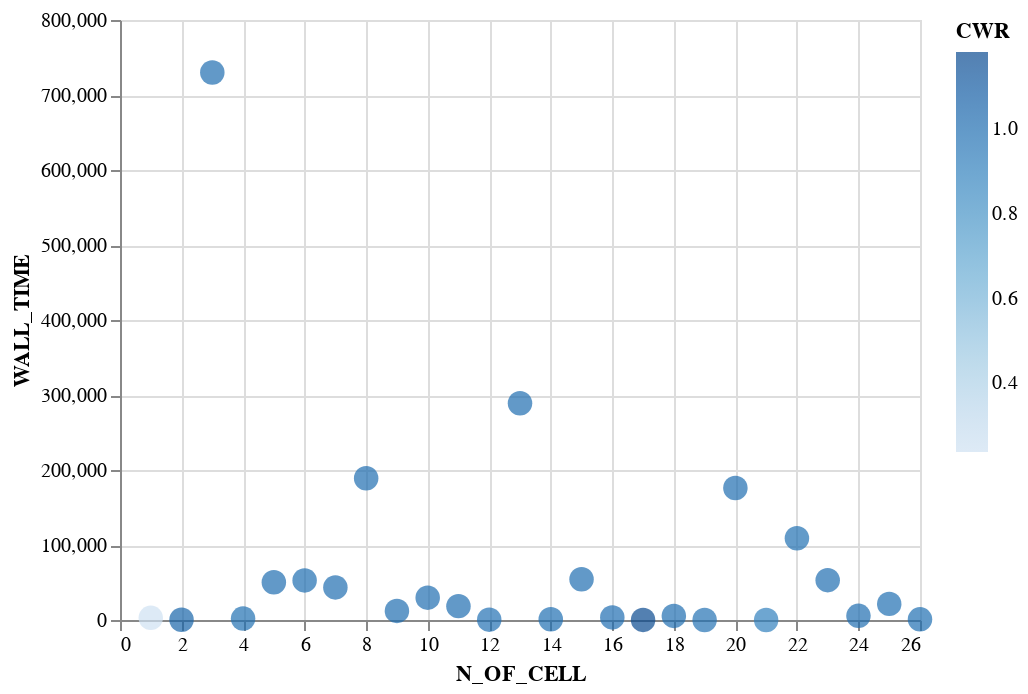

The notebook cell this image was saved under:
### Markdown cell above
# Profiling
Python and Jupyter offer many tools to benchmark code (e.g. by counting function calls, etc.). Since most of them are too advanced we adopt the simplest one: we use the `%%time` cell magic to time the execution of critical notebook cells. This has the disadvantage of yielding a result dependent on statistical fluctuations (`%%timeit` would be more robust but also time consuming) and on the machine used, but still provides useful and easy to read insight on our code - as long as we only consider "relative" informations.   
The result of such timing on a Google Colab machine yielded the following results:

### Code cell
#measured time = milliseconds
df_profiling = pd.read_csv("dati_per_visualizzare_il_profiling.csv",sep=";")
#CPU to wall time ratio
df_profiling["CWR"] = df_profiling["CPU_TIME"]/df_profiling["WALL_TIME"]
#number of cell
df_profiling["N_OF_CELL"] = df_profiling.index.values + 1
#total execution time in 'x m y s' format (minutes, seconds)
df_profiling["EXEC_TIME"]  = np.floor((df_profiling["WALL_TIME"]*1e-3)/60).astype("int").astype("str") + "m" + " " #minutes
df_profiling["EXEC_TIME"] += np.round(((df_profiling["WALL_TIME"]*1e-3)/60 - np.floor((df_profiling["WALL_TIME"]*1e-3)/60))*60, decimals=3).astype("str") + "s" #seconds

alt.Chart(df_profiling).mark_point(filled=True).encode(
    alt.X("N_OF_CELL"),
    alt.Y("WALL_TIME"),
    alt.Color("CWR"),
    alt.OpacityValue(0.7),
    tooltip = [alt.Tooltip("CELL"),alt.Tooltip("N_OF_CELL"),alt.Tooltip("CWR"),alt.Tooltip("EXEC_TIME")]
).configure_point(size=150)#.interactive()

### Figure 1 — Vega-Lite specification as saved in the notebook (floating-point values rounded to 4 significant figures)
{"config": {"view": {"continuousWidth": 400, "continuousHeight": 300}, "point": {"size": 150}}, "data": {"name": "data-7fbc4b3f140f9be3454f67026f85bda6"}, "mark": {"type": "point", "filled": true}, "encoding": {"color": {"type": "quantitative", "field": "CWR"}, "opacity": {"value": 0.7}, "tooltip": [{"type": "nominal", "field": "CELL"}, {"type": "quantitative", "field": "N_OF_CELL"}, {"type": "quantitative", "field": "CWR"}, {"type": "nominal", "field": "EXEC_TIME"}], "x": {"type": "quantitative", "field": "N_OF_CELL"}, "y": {"type": "quantitative", "field": "WALL_TIME"}}, "$schema": "https://vega.github.io/schema/vega-lite/v4.8.1.json", "datasets": {"data-7fbc4b3f140f9be3454f67026f85bda6": [{"CELL": "data_acquisition", "CPU_TIME": 674.0, "WALL_TIME": 2840.0, "CWR": 0.2373, "N_OF_CELL": 1, "EXEC_TIME": "0m 2.84s"}, {"CELL": "add_time_detector_head_fpga_col", "CPU_TIME": 328.0, "WALL_TIME": 314.0, "CWR": 1.045, "N_OF_CELL": 2, "EXEC_TIME": "0m 0.314s"}, {"CELL": "identify_events", "CPU_TIME": 729000.0, "WALL_TIME": 730000.0, "CWR": 0.9986, "N_OF_CELL": 3, "EXEC_TIME": "12m 10.0s"}, {"CELL": "display_info_after_identify_events", "CPU_TIME": 1930.0, "WALL_TIME": 1950.0, "CWR": 0.9897, "N_OF_CELL": 4, "EXEC_TIME": "0m 1.95s"}, {"CELL": "remove_groups_with_less_than_3_hits", "CPU_TIME": 50300.0, "WALL_TIME": 50300.0, "CWR": 1.0, "N_OF_CELL": 5, "EXEC_TIME": "0m 50.3s"}, {"CELL": "remove_groups_with_no_trigger_act", "CPU_TIME": 53100.0, "WALL_TIME": 52800.0, "CWR": 1.006, "N_OF_CELL": 6, "EXEC_TIME": "0m 52.8s"}, {"CELL": "sort_by_time", "CPU_TIME": 43400.0, "WALL_TIME": 43400.0, "CWR": 1.0, "N_OF_CELL": 7, "EXEC_TIME": "0m 43.4s"}, {"CELL": "remove_events_distributed_along_multiple_detectors", "CPU_TIME": 189000.0, "WALL_TIME": 189000.0, "CWR": 1.0, "N_OF_CELL": 8, "EXEC_TIME": "3m 9.0s"}, {"CELL": "remove_groups_with_less_than_3_hits", "CPU_TIME": 12100.0, "WALL_TIME": 12100.0, "CWR": 1.0, "N_OF_CELL": 9, "EXEC_TIME": "0m 12.1s"}, {"CELL": "remove_groups_with_less_than_3_layers_active", "CPU_TIME": 29900.0, "WALL_TIME": 29800.0, "CWR": 1.003, "N_OF_CELL": 10, "EXEC_TIME": "0m 29.8s"}, {"CELL": "remove_groups_with_multiple_hits_on_same_layer", "CPU_TIME": 18500.0, "WALL_TIME": 18500.0, "CWR": 1.0, "N_OF_CELL": 11, "EXEC_TIME": "0m 18.5s"}, {"CELL": "draw_6_events", "CPU_TIME": 427.0, "WALL_TIME": 435.0, "CWR": 0.9816, "N_OF_CELL": 12, "EXEC_TIME": "0m 0.435s"}, {"CELL": "remove_groups_not_close", "CPU_TIME": 289000.0, "WALL_TIME": 289000.0, "CWR": 1.0, "N_OF_CELL": 13, "EXEC_TIME": "4m 49.0s"}, {"CELL": "draw_6_events", "CPU_TIME": 990.0, "WALL_TIME": 994.0, "CWR": 0.996, "N_OF_CELL": 14, "EXEC_TIME": "0m 0.994s"}, {"CELL": "assign_time_pedestal_drift_times", "CPU_TIME": 54300.0, "WALL_TIME": 54300.0, "CWR": 1.0, "N_OF_CELL": 15, "EXEC_TIME": "0m 54.3s"}, {"CELL": "remove_groups_with_too_large_drift_times", "CPU_TIME": 3400.0, "WALL_TIME": 3410.0, "CWR": 0.9971, "N_OF_CELL": 16, "EXEC_TIME": "0m 3.41s"}, {"CELL": "add_column_col", "CPU_TIME": 83.4, "WALL_TIME": 70.5, "CWR": 1.183, "N_OF_CELL": 17, "EXEC_TIME": "0m 0.07s"}, {"CELL": "draw_10_events", "CPU_TIME": 5480.0, "WALL_TIME": 5480.0, "CWR": 1.0, "N_OF_CELL": 18, "EXEC_TIME": "0m 5.48s"}, {"CELL": "add_xr_xl_col_remove_others", "CPU_TIME": 13.1, "WALL_TIME": 13.4, "CWR": 0.9776, "N_OF_CELL": 19, "EXEC_TIME": "0m 0.013s"}, {"CELL": "compute_xr_xl", "CPU_TIME": 176000.0, "WALL_TIME": 176000.0, "CWR": 1.0, "N_OF_CELL": 20, "EXEC_TIME": "2m 56.0s"}, {"CELL": "add_y_col", "CPU_TIME": 37.4, "WALL_TIME": 41.4, "CWR": 0.9034, "N_OF_CELL": 21, "EXEC_TIME": "0m 0.041s"}, {"CELL": "solve_ambiguity", "CPU_TIME": 108000.0, "WALL_TIME": 109000.0, "CWR": 0.9908, "N_OF_CELL": 22, "EXEC_TIME": "1m 49.0s"}, {"CELL": "add_m_q_col", "CPU_TIME": 53000.0, "WALL_TIME": 53100.0, "CWR": 0.9981, "N_OF_CELL": 23, "EXEC_TIME": "0m 53.1s"}, {"CELL": "draw_10_events", "CPU_TIME": 5580.0, "WALL_TIME": 5590.0, "CWR": 0.9982, "N_OF_CELL": 24, "EXEC_TIME": "0m 5.59s"}, {"CELL": "check_compatib_with_exp_unc", "CPU_TIME": 21400.0, "WALL_TIME": 21500.0, "CWR": 0.9953, "N_OF_CELL": 25, "EXEC_TIME": "0m 21.5s"}, {"CELL": "draw_10_events", "CPU_TIME": 853.0, "WALL_TIME": 859.0, "CWR": 0.993, "N_OF_CELL": 26, "EXEC_TIME": "0m 0.859s"}]}}
